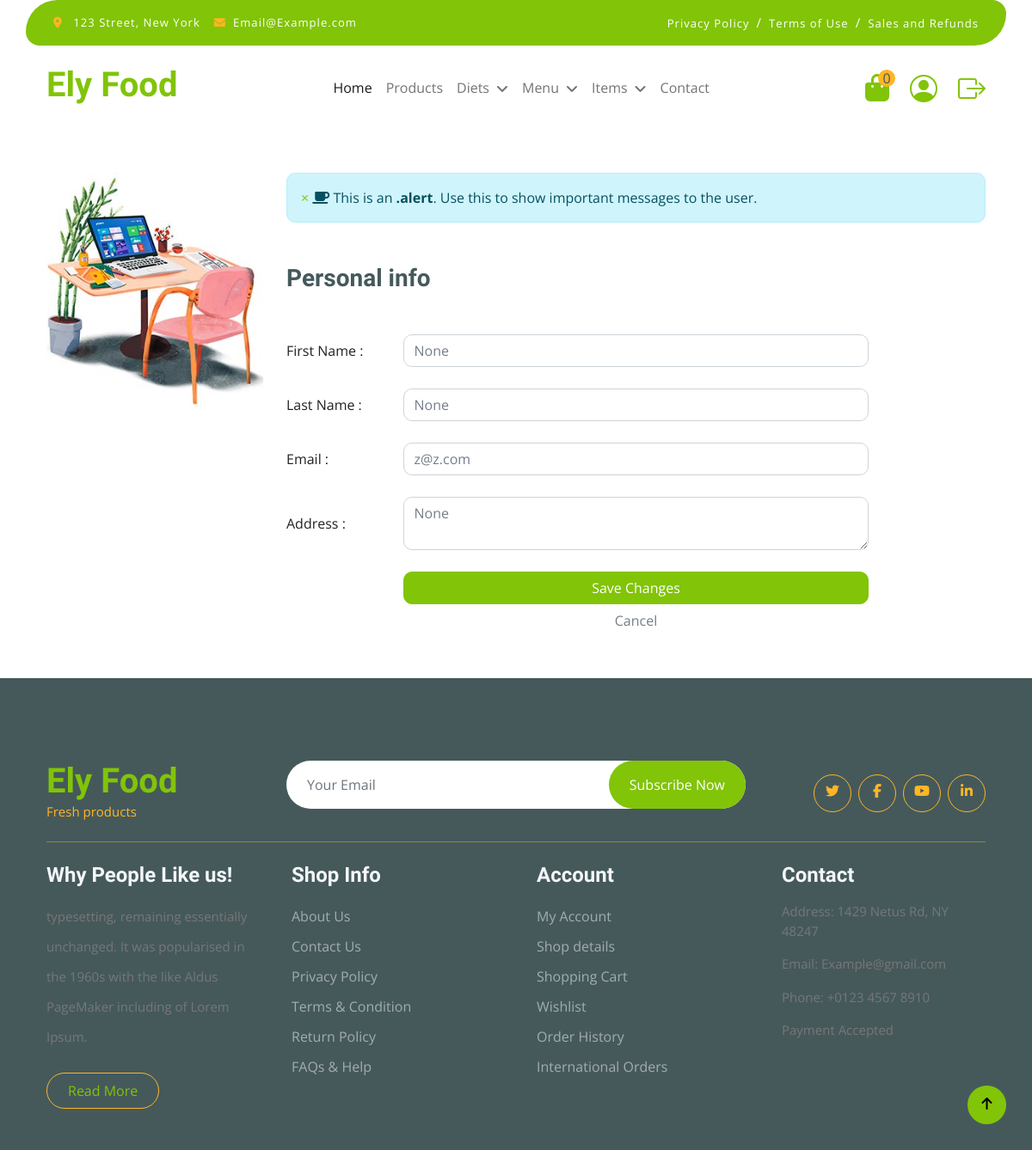
Page /accounts/profile/update/ (signed in) on the committed database.
### accounts/models.py (models this page shows, shortened)
class User(AbstractBaseUser, PermissionsMixin):
    phone_number = models.CharField(max_length=11, unique=True)
    email = models.EmailField(max_length=255,unique=True)
    first_name = models.CharField(max_length=255, null=True,blank=True)
    last_name = models.CharField(max_length=255, null=True,blank=True)
    address = models.TextField(null=True,blank=True)
    is_active = models.BooleanField(default=True)
    is_admin = models.BooleanField(default=False)
    objects = UserManager()
    USERNAME_FIELD = 'phone_number'
    REQUIRED_FIELDS = ['email']

### accounts/views.py (the view, shortened to what this page needs)
# urls.py: path('profile/update/',views.ProfileEditView.as_view(), name='profile_update'),
class ProfileEditView(View,LoginRequiredMixin):
    form_class = UserUpdateForm
    template_name = 'accounts/edit_profile.html'
    def get(self,request):
        ctx = {
            'form': self.form_class(instance=request.user)
        }
        return render(request, self.template_name, ctx)

### accounts/forms.py
class UserUpdateForm(forms.ModelForm):
        class Meta:
            model = User
            fields = ('first_name','last_name','email','address')

### cart/cart.py (called while the page is built)
    def __len__(self):
        return sum(1 for item in self.cart.values())

    def __len__(self):
        return sum(1 for item in self.variant_cart.values())

### cart/context_processors.py (called while the page is built)
def cart_context_processor(request):
    return {
        'cart_len': Cart(request).__len__() + VariantCart(request).__len__()
    }

### home/context_processors.py (called while the page is built)
def main_menu_cp(request):
    return {
        'main_menu': MainMenu.objects.filter(available=True)
    }

def menu_item_cp(request):
    return {
        'menu_item': MenuItem.objects.filter(available=True)
    }

def diet_category_cp(request):
    return {
        'diet_cat': DietCategory.objects.filter(available=True)
    }

### accounts/templates/accounts/edit_profile.html (shortened to what this page needs)
{% extends 'base.html' %}
{% load static %}
{% block css %}
    <link rel="stylesheet" href="{% static 'accounts/css/accounts.css' %}">
    <link rel="stylesheet" href="{% static 'css/bootstrap.min.css' %}">
{% endblock %}
{% block content %}
    <div class="container">
        <div class="row">
            <div class="col-md-3 mt-5">
                <div class="">
                    <img src="{% static 'image/signup-image.jpg' %}"
                         class="avatar img-circle" alt="avatar">
                </div>
            </div>
            <div class="col-md-9 personal-info mt-5">
                <div class="alert alert-info alert-dismissable">
                    <a class="panel-close close" data-dismiss="alert">×</a>
                    <i class="fa fa-coffee"></i>
                    This is an <strong>.alert</strong>. Use this to show important messages to the user.
                </div>
                <h3 class="mt-5 ">Personal info</h3>
                <form class="form-horizontal mt-5" role="form" action="" method="post" novalidate >
                    <div class="form-group d-flex justify-content-evenly">
                        <label class="col-md-3 control-label " for="id_first_name">First Name :</label>
                        <div class="col-md-8">
                            <input type="text" name="first_name" class="form-control "  id="id_first_name" value="{{ request.user.first_name }}">
                        </div>
                    </div>
                     <div class="form-group d-flex justify-content-evenly">
                        <label class="col-md-3 control-label" for="id_last_name">Last Name :</label>
                        <div class="col-md-8">
                            <input type="text" name="last_name" class="form-control "  id="id_last_name" value="{{ request.user.last_name }}">
                        </div>
                    </div>
                    <div class="form-group d-flex justify-content-evenly" >
                        <label class="col-lg-3 control-label" id="id_email">Email :</label>
                        <div class="col-lg-8">
                            <input type="email" name="email" class="form-control "  required id="id_email" value="{{ request.user.email }}">
                        </div>
                    </div>
                    <div class="form-group d-flex justify-content-evenly">
                        <label class="col-md-3 control-label" for="id_address">Address :</label>
                        <div class="col-md-8">
                            <textarea name="address" class="form-control "  cols="10" rows="2" id="id_address" >{{ request.user.address }}</textarea>
                        </div>
                    </div>
                    <div class="form-group d-flex justify-content-evenly">
                        <div class="col-md-8">
                            <input type="submit" class="btn btn-primary text-white" value="Save Changes">
                            <input type="reset" class="btn btn-default" value="Cancel">
                        </div>
                    </div>
                </form>
            </div>
        </div>
    </div>
{% endblock %}

### accounts/static/accounts/css/accounts.css (style rules this page uses)
input, select, textarea { outline: none; appearance: unset !important; -moz-appearance: unset !important; -webkit-appearance: unset !important; -o-appearance: unset !important; -ms-appearance: unset !important; }
img { max-width: 100%; height: auto; }
body { font-size: 13px; line-height: 1.8; color: #222; background: #f8f8f8; font-weight: 400; font-family: Poppins; }
.form-group { position: relative; margin-bottom: 25px; overflow: hidden; }
.form-group:last-child { margin-bottom: 0px; }
input { width: 100%; display: block; border: none; border-bottom: 1px solid #999; padding: 6px 30px; font-family: Poppins; box-sizing: border-box; }
label { position: absolute; left: 0; top: 50%; transform: translateY(-50%); -moz-transform: translateY(-50%); -webkit-transform: translateY(-50%); -o-transform: translateY(-50%); -ms-transform: translateY(-50%); color: #222; }

### static/css/style.css (style rules this page uses)
.btn { font-weight: 600; transition: .5s; }

### rows in the picture
User: first_name "None", last_name "None", email "z@z.com", address "None"

### other values in the picture
{{ cart_len }} "0"
